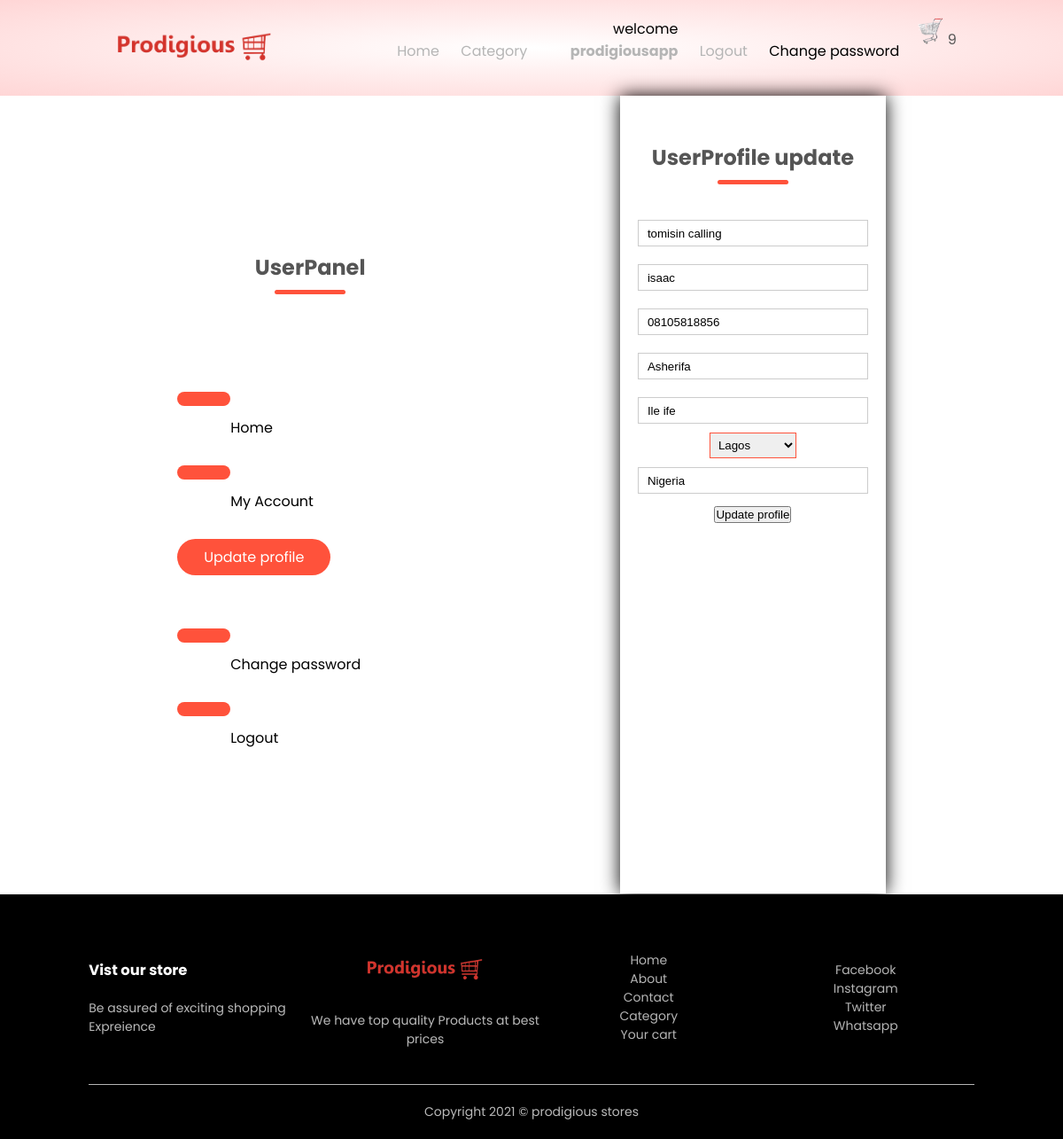
Page /update/ (signed in) on the committed database.
### home/models.py (models this page shows, shortened)
class Setting(models.Model):
    STATUS =(
        ('True','True'),
        ('False','False'),
    )
    title = models.CharField(max_length=100)
    keywords = models.CharField(max_length=255)
    description = models.CharField(max_length=255, null=True)
    company = models.CharField(max_length=255,null=True)
    address = models.CharField(max_length=100)
    phone = models.CharField(max_length=100, null=True)
    email = models.CharField(max_length=100, blank=True)
    icon = models.ImageField(blank=True, null=True, upload_to='images/')
    logo = models.ImageField(blank=True, null=True, upload_to='images/')
    cart_icon = models.ImageField(blank=True, null=True, upload_to='images/')
    menu_icon = models.ImageField(blank=True, null=True, upload_to='images/')
    facebook = models.CharField(blank=True, max_length=100)
    instargram = models.CharField(blank=True, max_length=100)
    twitter = models.CharField(blank=True, max_length=100)
    created_at = models.DateTimeField(auto_now_add=True)
    updated_at = models.DateTimeField(auto_now_add=True)
    about = RichTextUploadingField(blank=True)
    contact = RichTextUploadingField(blank=True)
    status = models.CharField(max_length=10,choices=STATUS)
    banner_text = RichTextUploadingField(default='what we do')

### user/models.py (models this page shows, shortened)
class UserProfile(models.Model):
    user = models.OneToOneField(User,blank=True, null=True, on_delete=models.CASCADE)
    first_name = models.CharField(blank=True, null=True, max_length=100)
    last_name = models.CharField(blank=True, null=True, max_length=100)
    phone = models.CharField(blank=True, null=True, max_length=11)
    address = models.CharField(blank=True, null=True, max_length=300)
    city = models.CharField(blank=True, null=True, max_length=100)
    state = models.CharField(blank=True, null=True, max_length=100)
    country = models.CharField(blank=True, null=True,max_length=100)
    zipcode = models.CharField(blank=True, null=True,max_length=8)
    images = models.ImageField(blank=True, null=True,upload_to='images/users', default='defaultpic.jpg')
    def image_tag(self):
        return mark_safe('<img src="{}" height="50px"/>'.format(self.image.url))
    image_tag.short_discription = 'image'
    class Meta:
        db_table = 'userprofile'
        managed = True
        verbose_name = 'Userprofile'
        verbose_name_plural = 'Userprofile(s)'

### user/views.py (the view)
# urls.py: path('update/', UserViews.userupdate, name='userupdate'),
@login_required(login_url='/login')
def userupdate(request):
    if request.method == 'POST':
        profileform = ProfileUpdateForm(request.POST,request.FILES,instance=request.user.userprofile)
        if profileform.is_valid:
            profileform.save()
            messages.success(request,'Your Account has been updated')
            return redirect('user')
    else:
        profileform = ProfileUpdateForm(instance=request.user.userprofile)
        setting = Setting.objects.get(pk=1)
        category = Category.objects.all()
        offer = Product.objects.get(offer=True)
        profile = UserProfile.objects.filter(user_id=request.user.id).first()
        context ={
            'profileform':profileform,
            'setting':setting,
            'category':category,
            'profile':profile,
            'offer':offer,
        }
    return render(request,'userupdate.html',context)

### user/forms.py
class ProfileUpdateForm(forms.ModelForm):
    class Meta:
        model = UserProfile
        fields = ('first_name','last_name','phone','address','city','state','country','images')
        widgets = {
            'first_name': TextInput(attrs={'class':'input','placeholder':'First Name'}),
            'last_name': TextInput(attrs={'class':'input','placeholder':'last Name'}),
            'email': EmailInput(attrs={'class':'input','placeholder':'Email'}),
            'phome': TextInput(attrs={'class':'input','placeholder':'phone'}),
            'address': TextInput(attrs={'class':'input','placeholder':'Address'}),
            'city': TextInput(attrs={'class':'input','placeholder':'City'}),
            'state': Select(attrs={'class':'select','placeholder':'State'},choices=STATE),
            'country':TextInput(attrs={'class':'input','placeholder':'Country'}),
            'images':FileInput(attrs={'placeholder':'images'}),
        }

### home/context_processor.py (called while the page is built)
def cartcount(request):
    cartcount = ShopCart.objects.filter(order_placed=False).filter(user__username=request.user.username)
    total_quantity = 0
    for item in cartcount:
        total_quantity += item.quantity
    context = {'itemcount':total_quantity}
    return context

### user/templates/userupdate.html (shortened to what this page needs)
{% extends 'base.html' %}
{% load static %}
{% block header %} {% include 'prod_header.html' %} {% endblock header %}
{% block content %}
   <div class="profiledetails-page">
    <div class="container">
        <div class="row">
            <div class="col-2">
                <h2 class="title"><strong>User</strong>Panel</h2>
                <ul class="panel">
                    <li><a class="btn" href="{% url 'index' %}"></a>Home</li>
                    <li><a class="btn" href="{% url 'user' %}"></a>My Account</li>
                    <li><a class="btn" href="{% url 'userupdate' %}">Update profile</a></li>
                    <li><a class="btn" href="{% url 'userpassword' %}"></a>Change password</li>
                    <li><a class="btn" href="{% url 'logoutfunc' %}"></a>Logout</li>
                </ul>
            </div>
            <div class="col-2">
                <div class="form-container">
                    <div class="form-btn">
                        <h2 style="margin-top: 20px;" class="title"><strong>User</strong>Profile update</h2>
                    </div>
                    <form action="{% url 'userupdate' %}" method="POST" enctype="multipart/form-data">
                        {{profileform.first_name}}
                        {{profileform.last_name}}
                        {{profileform.phone}}
                        {{profileform.address}}
                        {{profileform.city}}
                        {{profileform.state}}
                        {{profileform.country}}
                        <button class="buttons" type="submit">Update profile</button>
                    </form>
                </div>
            </div>
        </div>
    </div>
</div>
{% endblock content %}
{% block footer %} {% include 'footer.html' %}{% endblock footer %}

### home/templates/prod_header.html (shortened to what this page needs)
<div class="headermain">
    <div class="container">
        <div class="header">
            <div class="logo">
                <a href="{% url 'index' %}"><img src="{{setting.logo.url}}" alt="Company's logo"></a>
            </div>
            <div class="navbar">
                <ul id="MenuItems">
                    <li><a href="{% url 'index' %}">Home</a></li>
                        <li><a href="{% url 'category' %}">Category</a></li>
                    {% if  user.id is not None %}
                        <li>
                            welcome <a href="{% url 'user' %}">
                                {% if request.user.first_name %}
                                    <p><strong>{{request.user.first_name}}</strong></p>
                                {% else %}
                                    <p><strong>{{request.user.username}}</strong></p>
                                {% endif %}
                            </a>
                        </li>
                        <li><a href="{% url 'logoutfunc' %}">Logout</a></li>
                        <li><a href=""></a>Change password</li>
                        {% else %}
                            <li><a href="{% url 'accountform' %}">Account</a></li>
                        {% endif %}
                </ul>
            </div>
                <a href="{% url 'order:shopcart' %}"><img src="{{setting.cart_icon.url}}" alt="shop cart" width="30px" height="30px">
                    {% if itemcount > 0 %}
                        <span class="badge red 2-depth-1 mr-1">{{itemcount}}</span>
                    {% else %}
                        <span class="badge red z-depth-1 mr-1">0</span>
                    {% endif %}
                </a>
        </div>
    </div>
</div>

### home/static/css/day10.css (style rules this page uses)
body { font-family: 'Poppins', sans-serif; }
* { margin: 0%; padding: 0%; box-sizing: border-box; }
.headermain { background: radial-gradient(#fff, #ffd6d6); }
.container { max-width: 1000px; margin: auto; padding: 0.25px; }
.header { display: flex; text-align: center; padding: 20px; }
.logo { width: 100px; }
.logo img { width: 200px; }
.navbar { flex: 1; text-align: right; }
.navbar li { display: inline-block; margin-right: 20px; }
a { text-decoration: none; color: #555; }
.row { display: flex; align-items: center; flex-wrap: wrap; justify-content: space-around; }
.col-2 { flex-basis: 50px; min-width: 300px; }
.btn { display: inline-block; background: #ff523b; color: white; text-decoration: none; padding: 8px 30px; margin: 30px 0; border-radius: 30px; }
.title { text-align: center; margin: 0 auto 80px; position: relative; line-height: 60px; color: #555; }
.title::after { content: ''; background: #ff523b; width: 80px; height: 5px; border-radius: 5px; position: absolute; bottom: 0; left: 50%; transform: translateX(-50%); }
ul { list-style-type: none; }
ul a { text-decoration: none; color: #b5b5b5; }
select { border: 1px solid #ff523b; padding: 5px; }
.form-container { background: white; width: 300px; height: 900px; position: relative; text-align: center; padding: 20px 0; margin: auto; box-shadow: 0 0 20px 0 black; overflow: hidden; }
.form-btn { display: inline-block; }
.form-container form { max-width: 300px; padding: 0 20px; position: absolute; top: 130px; transition: 1s; }
form input { width: 100%; height: 30px; margin: 10px 0; padding: 0 10px; border: 1px solid #ccc; }

### rows in the picture
Setting: logo (picture), cart_icon (picture)
UserProfile: first_name "tomisin calling", last_name "isaac", phone "08105818856", address "Asherifa", city "Ile ife", state "Lagos", country "Nigeria"

### other values in the picture
{{ request.user.username }} "prodigiousapp"
{{ itemcount }} "9"
